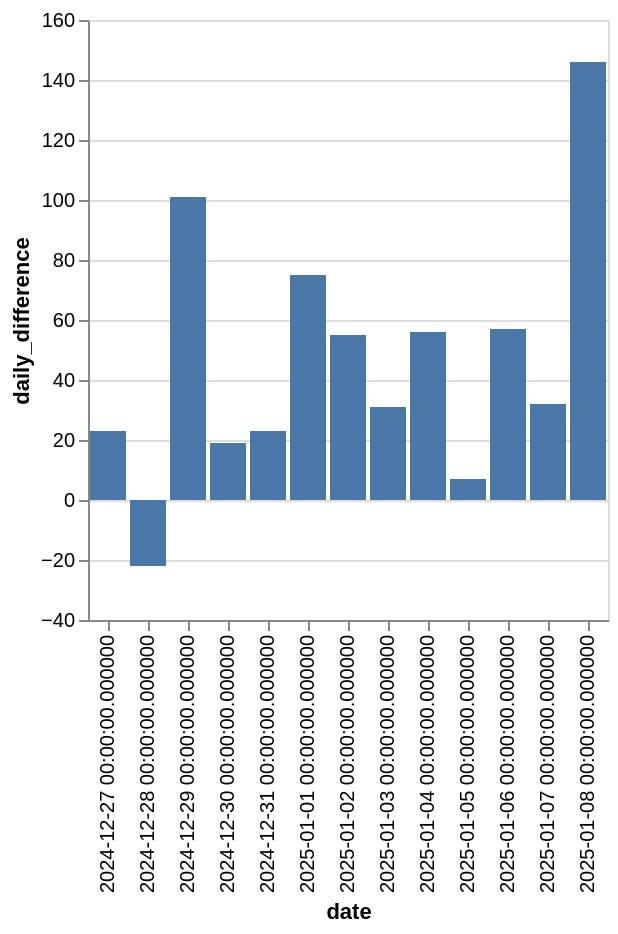

This figure's notebook cell:
### Code cell
segment('Pražačka 320')

### Figure 1 — Vega-Lite specification as saved in the notebook (floating-point values rounded to 4 significant figures)
{"config": {"view": {"continuousWidth": 300, "continuousHeight": 300}}, "data": {"name": "data-ffa956f74541ad87a50099b49950a25f"}, "mark": {"type": "bar"}, "encoding": {"x": {"field": "date", "type": "ordinal"}, "y": {"field": "daily_difference", "type": "quantitative"}}, "$schema": "https://vega.github.io/schema/vega-lite/v5.8.0.json", "datasets": {"data-ffa956f74541ad87a50099b49950a25f": [{"date": "2024-12-27 00:00:00.000000", "effort_count": 74840, "daily_difference": 23}, {"date": "2024-12-28 00:00:00.000000", "effort_count": 74818, "daily_difference": -22}, {"date": "2024-12-29 00:00:00.000000", "effort_count": 74919, "daily_difference": 101}, {"date": "2024-12-30 00:00:00.000000", "effort_count": 74938, "daily_difference": 19}, {"date": "2024-12-31 00:00:00.000000", "effort_count": 74961, "daily_difference": 23}, {"date": "2025-01-01 00:00:00.000000", "effort_count": 75036, "daily_difference": 75}, {"date": "2025-01-02 00:00:00.000000", "effort_count": 75091, "daily_difference": 55}, {"date": "2025-01-03 00:00:00.000000", "effort_count": 75122, "daily_difference": 31}, {"date": "2025-01-04 00:00:00.000000", "effort_count": 75178, "daily_difference": 56}, {"date": "2025-01-05 00:00:00.000000", "effort_count": 75185, "daily_difference": 7}, {"date": "2025-01-06 00:00:00.000000", "effort_count": 75242, "daily_difference": 57}, {"date": "2025-01-07 00:00:00.000000", "effort_count": 75274, "daily_difference": 32}, {"date": "2025-01-08 00:00:00.000000", "effort_count": 75420, "daily_difference": 146}]}}
